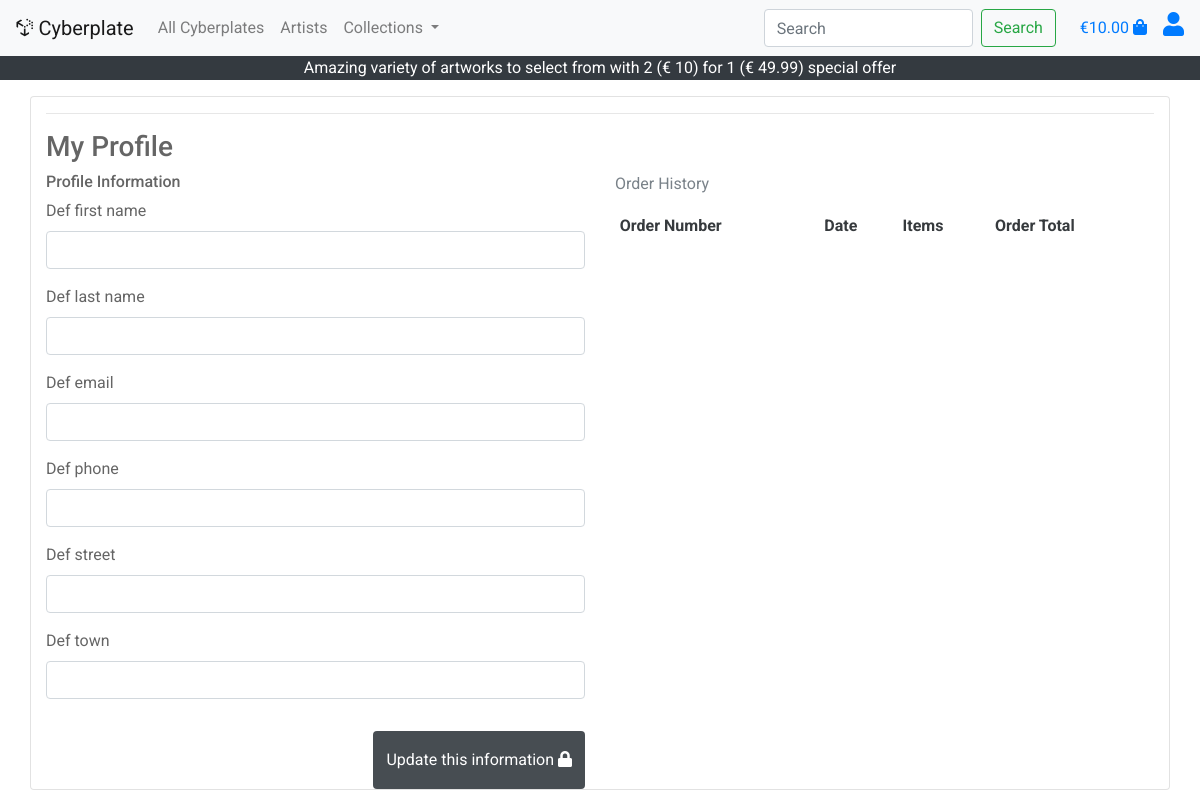
The app's page /profile/ (signed in), older data.
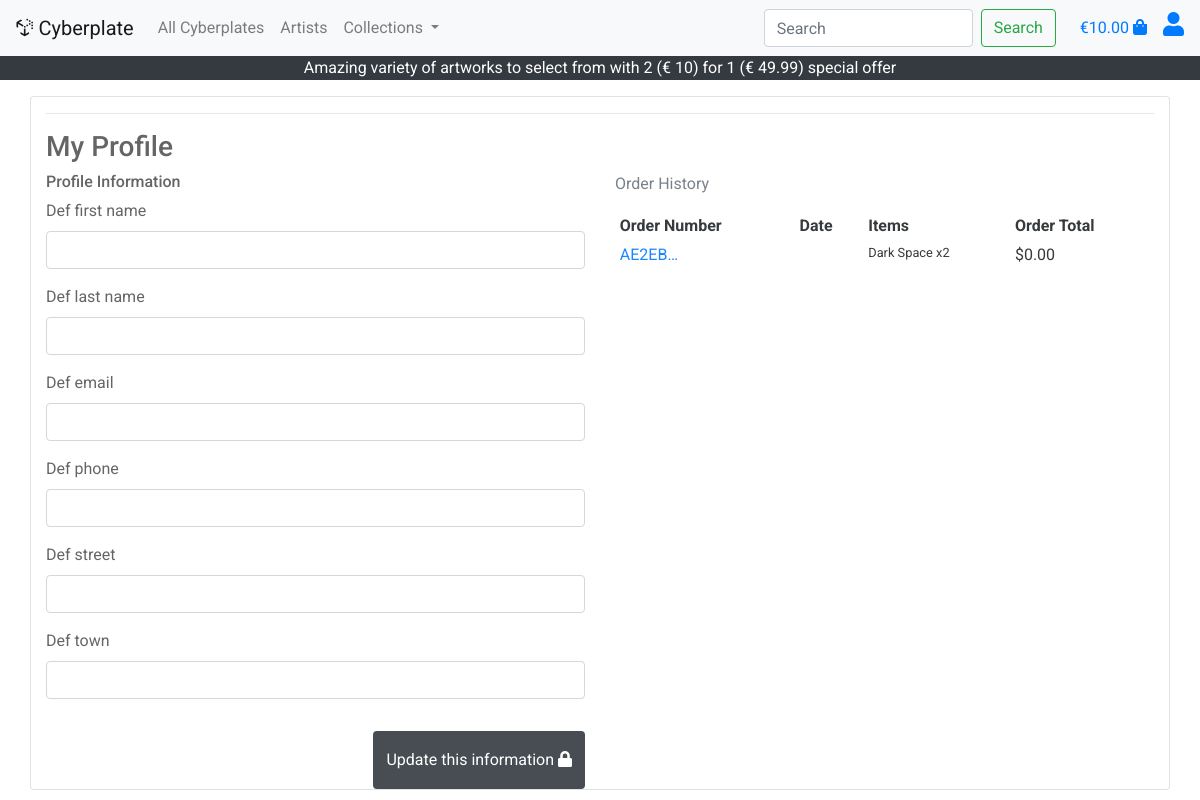
The same page, newer data.
### profiles/models.py (models this page shows, shortened)
class UserProfile(models.Model):
    user = models.OneToOneField(User, on_delete=models.CASCADE)
    def_first_name = models.CharField(max_length=50, null=True, blank=True)
    def_last_name = models.CharField(max_length=50, null=True, blank=True)
    def_email = models.EmailField(max_length=50, null=True, blank=True)
    def_phone = models.CharField(max_length=50, null=True, blank=True)
    def_street = models.CharField(max_length=100, null=True, blank=True)
    def_town = models.CharField(max_length=100, null=True, blank=True)

### checkout/models.py (models this page shows, shortened)
class Order(models.Model):
    users_order_number = models.CharField(max_length=50, null=False, editable=False)
    user_profile = models.ForeignKey(UserProfile, on_delete=models.SET_NULL,
                                        null=True, blank=True, related_name='orders')
    first_name = models.CharField(max_length=50, null=False, blank=False)
    last_name = models.CharField(max_length=50, null=False, blank=False)
    email = models.EmailField(max_length=50, null=False, blank=False)
    phone = models.CharField(max_length=50, null=False, blank=False)
    street = models.CharField(max_length=100, null=False, blank=False)
    town = models.CharField(max_length=100, null=False, blank=True)
    country = models.CharField(max_length=100, null=False, blank=True)
    order_date = models.DateTimeField(auto_now_add=True)
    order_total = models.DecimalField(max_digits=8, decimal_places=2, null=False, default=0)
    grand_total = models.DecimalField(max_digits=8, decimal_places=2, null=False, default=0)
    original_bag = models.TextField(null=False, blank=False, default='')
    stripe_pid = models.CharField(max_length=254, null=False, blank=False, default='')
    def order_number(self):
        return uuid.uuid4().hex.upper()

class OrderItem(models.Model):
    order_item = models.ForeignKey(Order, null=False, blank=False, on_delete=models.CASCADE, related_name='lineitems')
    product = models.ForeignKey(Product, null=False, blank=False, on_delete=models.CASCADE)
    quantity = models.IntegerField(null=False, blank=False, default=0)
    lineitem_total = models.DecimalField(max_digits=6, decimal_places=2, null= False, blank=False)

### products/models.py (models this page shows, shortened)
class Product(models.Model):
    product_category = models.ForeignKey('Product_Category', null=True, on_delete=models.SET_NULL)
    artist = models.ForeignKey('Artist', null=True, on_delete=models.SET_NULL)
    name = models.CharField(max_length=30)
    description = models.TextField()
    price = models.DecimalField(max_digits=4, decimal_places=2)
    image_url = models.URLField(null=True, blank=True, max_length=1000)
    image = models.ImageField(null=True, blank=True)
    product_key = models.IntegerField(null=True, blank=True)

### profiles/views.py (the view)
# urls.py: path('profile/', include('profiles.urls')),
def profile(request):
    profile = get_object_or_404(UserProfile, user=request.user)
    if request.method == 'POST':
        form = UsersProfileForm(request.POST, instance=profile)
        if form.is_valid():
            form.save()
            messages.success(request, 'Profile updated successfully')
    form = UsersProfileForm(instance=profile)
    orders = profile.orders.all()
    template = 'profiles/profile.html'
    context = {
        'form': form,
        'orders': orders,
        'on_profile_page': True
    }
    return render(request, template, context)

### profiles/forms.py (shortened to what this page needs)
class UsersProfileForm(forms.ModelForm):
    class Meta:
        model = UserProfile
        exclude = ('user',)

### shopping_bag/context.py (called while the page is built, shortened)
def bag_contents(request):
    bag_items = []
    total = 0
    product_count = 0
    bag = request.session.get('bag', {})
    if total < settings.FREE_DELIVERY_THRESHOLD:
        delivery = 10
        free_delivery_delta = settings.FREE_DELIVERY_THRESHOLD - total
    else:
        delivery = 0
        free_delivery_delta = 0
    grand_total = delivery + total
    context = {
        'bag_items': bag_items,
        'total': total,
        'product_count': product_count,
        'delivery': delivery,
        'free_delivery_delta': free_delivery_delta,
        'free_delivery_threshold': settings.FREE_DELIVERY_THRESHOLD,
        'grand_total': grand_total,
    }
    return context

### profiles/templates/profiles/profile.html (shortened to what this page needs)
{% extends "base.html" %}
{% load static %}
{% block content %}
<div class="container h-100">
    <div class="row h-100">
        <div class="col card">
            <hr>
            <h3 class="logo-font">My Profile</h3>
            <div class="row">
                <div class="col-lg-6">
                    <h6 class="logo-font">Profile Information</h6>
                    <form action="{% url 'profile' %}" method="POST" id="user-profile-form">
                        {{ form|crispy }}
                        <button href="#" class="btn float-right bg-dark rounded-3 py-3 text-white mt-3"
                            id="btnUpdateProfile">Update this information <i class="fas fa-lock"></i>
                        </button>
                    </form>
                </div>
                <div class="col-lg-6">
                    <p class="text-muted">Order History</p>
                    <div class="order-history table-responsive">
                        <table class="table table-sm table-borderless">
                            <thead>
                                <tr>
                                    <th>Order Number</th>
                                    <th>Date</th>
                                    <th>Items</th>
                                    <th>Order Total</th>
                                </tr>
                            </thead>
                            <tbody>
                                {% for order in orders %}
                                <tr>
                                    <td>
                                        <a href="#"
                                            title="{{ order.order_number }}">
                                            {{ order.order_number|truncatechars:6 }}
                                        </a>
                                    </td>
                                    <td>{{ order.date }}</td>
                                    <td>
                                        <ul class="list-unstyled">
                                            {% for item in order.lineitems.all %}
                                            <li class="small">
                                                {{ item.product.name }} x{{ item.quantity }}
                                            </li>
                                            {% endfor %}
                                        </ul>
                                    </td>
                                    <td>${{ order.grand_total }}</td>
                                </tr>
                                {% endfor %}
                            </tbody>
                        </table>
                    </div>
                </div>
            </div>
        </div>
    </div>
</div>
{% endblock %}

### templates/base.html (shortened to what this page needs)
{% load static %}
<html lang="en">
<head>
  {% block corecss %}
  <link rel="stylesheet" href="https://stackpath.bootstrapcdn.com/bootstrap/4.4.1/css/bootstrap.min.css"
>
  <link rel="stylesheet" href="https://use.fontawesome.com/releases/v5.15.4/css/all.css"
>
  <link rel="stylesheet" href="{% static 'css/base.css' %}">
  {% endblock %}
</head>
<body>
  <nav class="navbar navbar-expand-lg navbar-light bg-light">
    <a class="navbar-brand" href="{% url 'home' %}">
      <large><i class="fab fa-uncharted"></i></large> Cyberplate
    </a>
    <div class="collapse navbar-collapse" id="navbarSupportedContent">
      <ul class="navbar-nav mr-auto">
        <li class="nav-item">
          <a class="nav-link" href="{% url 'products' %}">All Cyberplates</a>
        </li>
        <li class="nav-item">
          <a class="nav-link" href="{% url 'artists' %}">Artists</a>
        </li>
        <li class="nav-item dropdown">
          <a class="nav-link dropdown-toggle" href="#" id="navbarDropdown" role="button" data-toggle="dropdown"
            aria-haspopup="true" aria-expanded="false">
            Collections
          </a>
        </li>
      </ul>
      <form class="form-inline my-2 my-lg-0 ml-auto" method="GET" action="{% url 'products' %}">
        <input class="form-control mr-sm-2" type="search" NAME="search" placeholder="Search" aria-label="Search">
        <button class="btn btn-outline-success my-2 my-sm-0" type="submit">Search</button>
      </form>
      <a href="{% url 'shopping_bag' %}">
        <p class="my-1 ml-4">
          {% if grand_total %}
          €{{ grand_total|floatformat:2 }}
          <i class="fas fa-shopping-bag"></i>
          {% else %}
          <div class="text-center  ml-2">
            <h5><i class="fas fa-shopping-bag"></i></h5>
            <p class="text-small">$0.00</p>
          </div>
          {% endif %}
        </p>
      </a>
      <a href="{% url 'profile' %}">
        <h4><i class=" ml-3 fas fa-user"></i></h4>
      </a>
  </nav>
  <div class="text-center">
    <p class="navbar-light bg-dark text-white mx-auto">
      Amazing variety of artworks to select from with 2 (€ {{ free_delivery_threshold }}) for 1 (€ 49.99) special offer
    </p>
  </div>
  {% block content %}
  {% endblock %}
</body>
</html>

### static/css/base.css (style rules this page uses)
html { height: 100%; font-family: 'Roboto', sans-serif; }
body { background: url('/media/ms4background.jpg') no-repeat center center fixed; background-size: cover; height: calc(100vh - 164px); color: #555; font-family: 'Roboto', sans-serif; }
.card { opacity: 0.9 }

Row changes from the older to the newer data that the page shows:
added Order: order_number "AE2EB…", grand_total "0.00"
added OrderItem: product.name "Dark Space", quantity "2"
